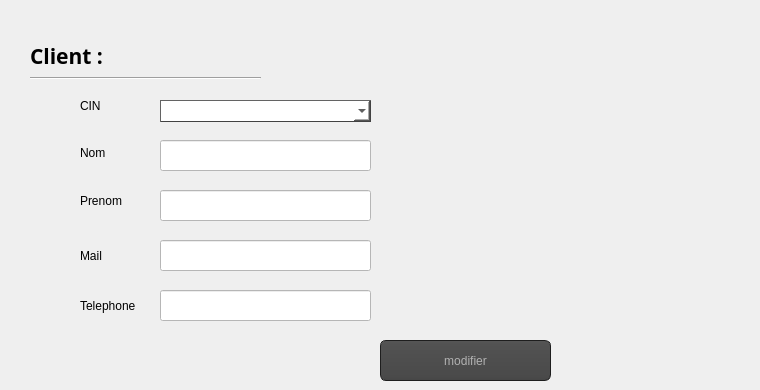
        <widget class="QWidget" name="tab_35">
         <attribute name="title">
          <string>Modifier </string>
         </attribute>
         <widget class="QLabel" name="label_30">
          <property name="geometry">
           <rect>
            <x>80</x>
            <y>120</y>
            <width>101</width>
            <height>65</height>
           </rect>
          </property>
          <property name="text">
           <string>Nom </string>
          </property>
         </widget>
         <widget class="QLabel" name="label_67">
          <property name="geometry">
           <rect>
            <x>80</x>
            <y>170</y>
            <width>91</width>
            <height>61</height>
           </rect>
          </property>
          <property name="text">
           <string>Prenom</string>
          </property>
         </widget>
         <widget class="QLabel" name="label_68">
          <property name="geometry">
           <rect>
            <x>80</x>
            <y>270</y>
            <width>81</width>
            <height>71</height>
           </rect>
          </property>
          <property name="text">
           <string>Telephone</string>
          </property>
         </widget>
         <widget class="QPushButton" name="pb_modifier_abonne">
          <property name="geometry">
           <rect>
            <x>380</x>
            <y>340</y>
            <width>171</width>
            <height>41</height>
           </rect>
          </property>
          <property name="styleSheet">
           <string notr="true">QToolTip
{
     border: 1px solid black;
     background-color: #ffa02f;
     padding: 1px;
     border-radius: 3px;
     opacity: 100;
}

QWidget
{
    color: #b1b1b1;
    background-color: #323232;
}

QWidget:item:hover
{
    background-color: QLinearGradient( x1: 0, y1: 0, x2: 0, y2: 1, stop: 0 #ffa02f, stop: 1 #ca0619);
    color: #000000;
}

QWidget:item:selected
{
    background-color: QLinearGradient( x1: 0, y1: 0, x2: 0, y2: 1, stop: 0 #ffa02f, stop: 1 #d7801a);
}

QMenuBar::item
{
    background: transparent;
}

QMenuBar::item:selected
{
    background: transparent;
    border: 1px solid #ffaa00;
}

QMenuBar::item:pressed
{
    background: #444;
    border: 1px solid #000;
    background-color: QLinearGradient(
        x1:0, y1:0,
        x2:0, y2:1,
        stop:1 #212121,
        stop:0.4 #343434/*,
        stop:0.2 #343434,
        stop:0.1 #ffaa00*/
    );
    margin-bottom:-1px;
    padding-bottom:1px;
}

QMenu
{
    border: 1px solid #000;
}

QMenu::item
{
    padding: 2px 20px 2px 20px;
}

QMenu::item:selected
{
    color: #000000;
}

QWidget:disabled
{
    color: #404040;
    background-color: #323232;
}

QAbstractItemView
{
    background-color: QLinearGradient( x1: 0, y1: 0, x2: 0, y2: 1, stop: 0 #4d4d4d, stop: 0.1 #646464, stop: 1 #5d5d5d);
}

QWidget:focus
{
    /*border: 2px solid QLinearGradient( x1: 0, y1: 0, x2: 0, y2: 1, stop: 0 #ffa02f, stop: 1 #d7801a);*/
}

QLineEdit
{
    background-color: QLinearGradient( x1: 0, y1: 0, x2: 0, y2: 1, stop: 0 #4d4d4d, stop: 0 #646464, stop: 1 #5d5d5d);
    padding: 1px;
    border-style: solid;
    border: 1px solid #1e1e1e;
    border-radius: 5;
}

QPushButton
{
    color: #b1b1b1;
    background-color: QLinearGradient( x1: 0, y1: 0, x2: 0, y2: 1, stop: 0 #565656, stop: 0.1 #525252, stop: 0.5 #4e4e4e, stop: 0.9 #4a4a4a, stop: 1 #464646);
    border-width: 1px;
    border-color: #1e1e1e;
    border-style: solid;
    border-radius: 6;
    padding: 3px;
    font-size: 12px;
    padding-left: 5px;
    padding-right: 5px;
}

QPushButton:pressed
{
    background-color: QLinearGradient( x1: 0, y1: 0, x2: 0, y2: 1, stop: 0 #2d2d2d, stop: 0.1 #2b2b2b, stop: 0.5 #292929, stop: 0.9 #282828, stop: 1 #252525);
}

QComboBox
{
    selection-background-color: #ffaa00;
    background-color: QLinearGradient( x1: 0, y1: 0, x2: 0, y2: 1, stop: 0 #565656, stop: 0.1 #525252, stop: 0.5 #4e4e4e, stop: 0.9 #4a4a4a, stop: 1 #464646);
    border-style: solid;
    border: 1px solid #1e1e1e;
    border-radius: 5;
}

QComboBox:hover,QPushButton:hover
{
    border: 2px solid QLinearGradient( x1: 0, y1: 0, x2: 0, y2: 1, stop: 0 #ffa02f, stop: 1 #d7801a);
}


QComboBox:on
{
    padding-top: 3px;
    padding-left: 4px;
    background-color: QLinearGradient( x1: 0, y1: 0, x2: 0, y2: 1, stop: 0 #2d2d2d, stop: 0.1 #2b2b2b, stop: 0.5 #292929, stop: 0.9 #282828, stop: 1 #252525);
    selection-background-color: #ffaa00;
}

QComboBox QAbstractItemView
{
    border: 2px solid darkgray;
    selection-background-color: QLinearGradient( x1: 0, y1: 0, x2: 0, y2: 1, stop: 0 #ffa02f, stop: 1 #d7801a);
}

QComboBox::drop-down
{
     subcontrol-origin: padding;
     subcontrol-position: top right;
     width: 15px;

     border-left-width: 0px;
     border-left-color: darkgray;
     border-left-style: solid; /* just a single line */
     border-top-right-radius: 3px; /* same radius as the QComboBox */
     border-bottom-right-radius: 3px;
 }

QComboBox::down-arrow
{
     image: url(:/down_arrow.png);
}

QGroupBox:focus
{
border: 2px solid QLinearGradient( x1: 0, y1: 0, x2: 0, y2: 1, stop: 0 #ffa02f, stop: 1 #d7801a);
}

QTextEdit:focus
{
    border: 2px solid QLinearGradient( x1: 0, y1: 0, x2: 0, y2: 1, stop: 0 #ffa02f, stop: 1 #d7801a);
}

QScrollBar:horizontal {
     border: 1px solid #222222;
     background: QLinearGradient( x1: 0, y1: 0, x2: 0, y2: 1, stop: 0.0 #121212, stop: 0.2 #282828, stop: 1 #484848);
     height: 7px;
     margin: 0px 16px 0 16px;
}

QScrollBar::handle:horizontal
{
      background: QLinearGradient( x1: 0, y1: 0, x2: 1, y2: 0, stop: 0 #ffa02f, stop: 0.5 #d7801a, stop: 1 #ffa02f);
      min-height: 20px;
      border-radius: 2px;
}

QScrollBar::add-line:horizontal {
      border: 1px solid #1b1b19;
      border-radius: 2px;
      background: QLinearGradient( x1: 0, y1: 0, x2: 1, y2: 0, stop: 0 #ffa02f, stop: 1 #d7801a);
      width: 14px;
      subcontrol-position: right;
      subcontrol-origin: margin;
}

QScrollBar::sub-line:horizontal {
      border: 1px solid #1b1b19;
      border-radius: 2px;
      background: QLinearGradient( x1: 0, y1: 0, x2: 1, y2: 0, stop: 0 #ffa02f, stop: 1 #d7801a);
      width: 14px;
     subcontrol-position: left;
     subcontrol-origin: margin;
}

QScrollBar::right-arrow:horizontal, QScrollBar::left-arrow:horizontal
{
      border: 1px solid black;
      width: 1px;
      height: 1px;
      background: white;
}

QScrollBar::add-page:horizontal, QScrollBar::sub-page:horizontal
{
      background: none;
}

QScrollBar:vertical
{
      background: QLinearGradient( x1: 0, y1: 0, x2: 1, y2: 0, stop: 0.0 #121212, stop: 0.2 #282828, stop: 1 #484848);
      width: 7px;
      margin: 16px 0 16px 0;
      border: 1px solid #222222;
}

QScrollBar::handle:vertical
{
      background: QLinearGradient( x1: 0, y1: 0, x2: 0, y2: 1, stop: 0 #ffa02f, stop: 0.5 #d7801a, stop: 1 #ffa02f);
      min-height: 20px;
      border-radius: 2px;
}

QScrollBar::add-line:vertical
{
      border: 1px solid #1b1b19;
      border-radius: 2px;
      background: QLinearGradient( x1: 0, y1: 0, x2: 0, y2: 1, stop: 0 #ffa02f, stop: 1 #d7801a);
      height: 14px;
      subcontrol-position: bottom;
      subcontrol-origin: margin;
}

QScrollBar::sub-line:vertical
{
      border: 1px solid #1b1b19;
      border-radius: 2px;
      background: QLinearGradient( x1: 0, y1: 0, x2: 0, y2: 1, stop: 0 #d7801a, stop: 1 #ffa02f);
      height: 14px;
      subcontrol-position: top;
      subcontrol-origin: margin;
}

QScrollBar::up-arrow:vertical, QScrollBar::down-arrow:vertical
{
      border: 1px solid black;
      width: 1px;
      height: 1px;
      background: white;
}


QScrollBar::add-page:vertical, QScrollBar::sub-page:vertical
{
      background: none;
}

QTextEdit
{
    background-color: #242424;
}

QPlainTextEdit
{
    background-color: #242424;
}

QHeaderView::section
{
    background-color: QLinearGradient(x1:0, y1:0, x2:0, y2:1, stop:0 #616161, stop: 0.5 #505050, stop: 0.6 #434343, stop:1 #656565);
    color: white;
    padding-left: 4px;
    border: 1px solid #6c6c6c;
}

QCheckBox:disabled
{
color: #414141;
}

QDockWidget::title
{
    text-align: center;
    spacing: 3px; /* spacing between items in the tool bar */
    background-color: QLinearGradient(x1:0, y1:0, x2:0, y2:1, stop:0 #323232, stop: 0.5 #242424, stop:1 #323232);
}

QDockWidget::close-button, QDockWidget::float-button
{
    text-align: center;
    spacing: 1px; /* spacing between items in the tool bar */
    background-color: QLinearGradient(x1:0, y1:0, x2:0, y2:1, stop:0 #323232, stop: 0.5 #242424, stop:1 #323232);
}

QDockWidget::close-button:hover, QDockWidget::float-button:hover
{
    background: #242424;
}

QDockWidget::close-button:pressed, QDockWidget::float-button:pressed
{
    padding: 1px -1px -1px 1px;
}

QMainWindow::separator
{
    background-color: QLinearGradient(x1:0, y1:0, x2:0, y2:1, stop:0 #161616, stop: 0.5 #151515, stop: 0.6 #212121, stop:1 #343434);
    color: white;
    padding-left: 4px;
    border: 1px solid #4c4c4c;
    spacing: 3px; /* spacing between items in the tool bar */
}

QMainWindow::separator:hover
{

    background-color: QLinearGradient(x1:0, y1:0, x2:0, y2:1, stop:0 #d7801a, stop:0.5 #b56c17 stop:1 #ffa02f);
    color: white;
    padding-left: 4px;
    border: 1px solid #6c6c6c;
    spacing: 3px; /* spacing between items in the tool bar */
}

QToolBar::handle
{
     spacing: 3px; /* spacing between items in the tool bar */
     background: url(:/images/handle.png);
}

QMenu::separator
{
    height: 2px;
    background-color: QLinearGradient(x1:0, y1:0, x2:0, y2:1, stop:0 #161616, stop: 0.5 #151515, stop: 0.6 #212121, stop:1 #343434);
    color: white;
    padding-left: 4px;
    margin-left: 10px;
    margin-right: 5px;
}

QProgressBar
{
    border: 2px solid grey;
    border-radius: 5px;
    text-align: center;
}

QProgressBar::chunk
{
    background-color: #d7801a;
    width: 2.15px;
    margin: 0.5px;
}

QTabBar::tab {
    color: #b1b1b1;
    border: 1px solid #444;
    border-bottom-style: none;
    background-color: #323232;
    padding-left: 10px;
    padding-right: 10px;
    padding-top: 3px;
    padding-bottom: 2px;
    margin-right: -1px;
}

QTabWidget::pane {
    border: 1px solid #444;
    top: 1px;
}

QTabBar::tab:last
{
    margin-right: 0; /* the last selected tab has nothing to overlap with on the right */
    border-top-right-radius: 3px;
}

QTabBar::tab:first:!selected
{
 margin-left: 0px; /* the last selected tab has nothing to overlap with on the right */


    border-top-left-radius: 3px;
}

QTabBar::tab:!selected
{
    color: #b1b1b1;
    border-bottom-style: solid;
    margin-top: 3px;
    background-color: QLinearGradient(x1:0, y1:0, x2:0, y2:1, stop:1 #212121, stop:.4 #343434);
}

QTabBar::tab:selected
{
    border-top-left-radius: 3px;
    border-top-right-radius: 3px;
    margin-bottom: 0px;
}

QTabBar::tab:!selected:hover
{
    /*border-top: 2px solid #ffaa00;
    padding-bottom: 3px;*/
    border-top-left-radius: 3px;
    border-top-right-radius: 3px;
    background-color: QLinearGradient(x1:0, y1:0, x2:0, y2:1, stop:1 #212121, stop:0.4 #343434, stop:0.2 #343434, stop:0.1 #ffaa00);
}

QRadioButton::indicator:checked, QRadioButton::indicator:unchecked{
    color: #b1b1b1;
    background-color: #323232;
    border: 1px solid #b1b1b1;
    border-radius: 6px;
}

QRadioButton::indicator:checked
{
    background-color: qradialgradient(
        cx: 0.5, cy: 0.5,
        fx: 0.5, fy: 0.5,
        radius: 1.0,
        stop: 0.25 #ffaa00,
        stop: 0.3 #323232
    );
}

QCheckBox::indicator{
    color: #b1b1b1;
    background-color: #323232;
    border: 1px solid #b1b1b1;
    width: 9px;
    height: 9px;
}

QRadioButton::indicator
{
    border-radius: 6px;
}

QRadioButton::indicator:hover, QCheckBox::indicator:hover
{
    border: 1px solid #ffaa00;
}

QCheckBox::indicator:checked
{
    image:url(:/images/checkbox.png);
}

QCheckBox::indicator:disabled, QRadioButton::indicator:disabled
{
    border: 1px solid #444;
}</string>
          </property>
          <property name="text">
           <string>modifier</string>
          </property>
         </widget>
         <widget class="QLabel" name="label_69">
          <property name="geometry">
           <rect>
            <x>80</x>
            <y>90</y>
            <width>71</width>
            <height>31</height>
           </rect>
          </property>
          <property name="text">
           <string>CIN</string>
          </property>
         </widget>
         <widget class="QLineEdit" name="lineEdit_modifier_mail">
          <property name="geometry">
           <rect>
            <x>160</x>
            <y>240</y>
            <width>211</width>
            <height>31</height>
           </rect>
          </property>
          <property name="styleSheet">
           <string notr="true">background-color: rgb(255, 255, 255);</string>
          </property>
         </widget>
         <widget class="QLabel" name="label_70">
          <property name="geometry">
           <rect>
            <x>80</x>
            <y>220</y>
            <width>61</width>
            <height>71</height>
           </rect>
          </property>
          <property name="text">
           <string>Mail</string>
          </property>
         </widget>
         <widget class="QComboBox" name="comboBox_4">
          <property name="geometry">
           <rect>
            <x>160</x>
            <y>100</y>
            <width>211</width>
            <height>22</height>
           </rect>
          </property>
          <property name="styleSheet">
           <string notr="true">background-color: rgb(255, 255, 255);
    border-style: outset;
    border-width: 1px;
    border-color: rgb(66, 66, 66);</string>
          </property>
         </widget>
         <widget class="QLineEdit" name="lineEdit_modifier_prenom">
          <property name="geometry">
           <rect>
            <x>160</x>
            <y>190</y>
            <width>211</width>
            <height>31</height>
           </rect>
          </property>
          <property name="styleSheet">
           <string notr="true">background-color: rgb(255, 255, 255);</string>
          </property>
         </widget>
         <widget class="QLineEdit" name="lineEdit_modifier_nom">
          <property name="geometry">
           <rect>
            <x>160</x>
            <y>140</y>
            <width>211</width>
            <height>31</height>
           </rect>
          </property>
          <property name="styleSheet">
           <string notr="true">background-color: rgb(255, 255, 255);</string>
          </property>
         </widget>
         <widget class="QLineEdit" name="lineEdit_modifier_tel">
          <property name="geometry">
           <rect>
            <x>160</x>
            <y>290</y>
            <width>211</width>
            <height>31</height>
           </rect>
          </property>
          <property name="styleSheet">
           <string notr="true">background-color: rgb(255, 255, 255);</string>
          </property>
         </widget>
         <widget class="QLabel" name="label_93">
          <property name="geometry">
           <rect>
            <x>660</x>
            <y>10</y>
            <width>91</width>
            <height>91</height>
           </rect>
          </property>
          <property name="text">
           <string/>
          </property>
          <property name="pixmap">
           <pixmap resource="images.qrc">:/images/modifier salarie.png</pixmap>
          </property>
          <property name="scaledContents">
           <bool>true</bool>
          </property>
         </widget>
         <widget class="Line" name="line_33">
          <property name="geometry">
           <rect>
            <x>30</x>
            <y>70</y>
            <width>231</width>
            <height>16</height>
           </rect>
          </property>
          <property name="orientation">
           <enum>Qt::Horizontal</enum>
          </property>
         </widget>
         <widget class="QLabel" name="Responsable_11">
          <property name="geometry">
           <rect>
            <x>30</x>
            <y>40</y>
            <width>191</width>
            <height>31</height>
           </rect>
          </property>
          <property name="font">
           <font>
            <family>Script MT Bold</family>
            <pointsize>16</pointsize>
            <weight>75</weight>
            <bold>true</bold>
           </font>
          </property>
          <property name="text">
           <string>Client : </string>
          </property>
         </widget>
        </widget>
